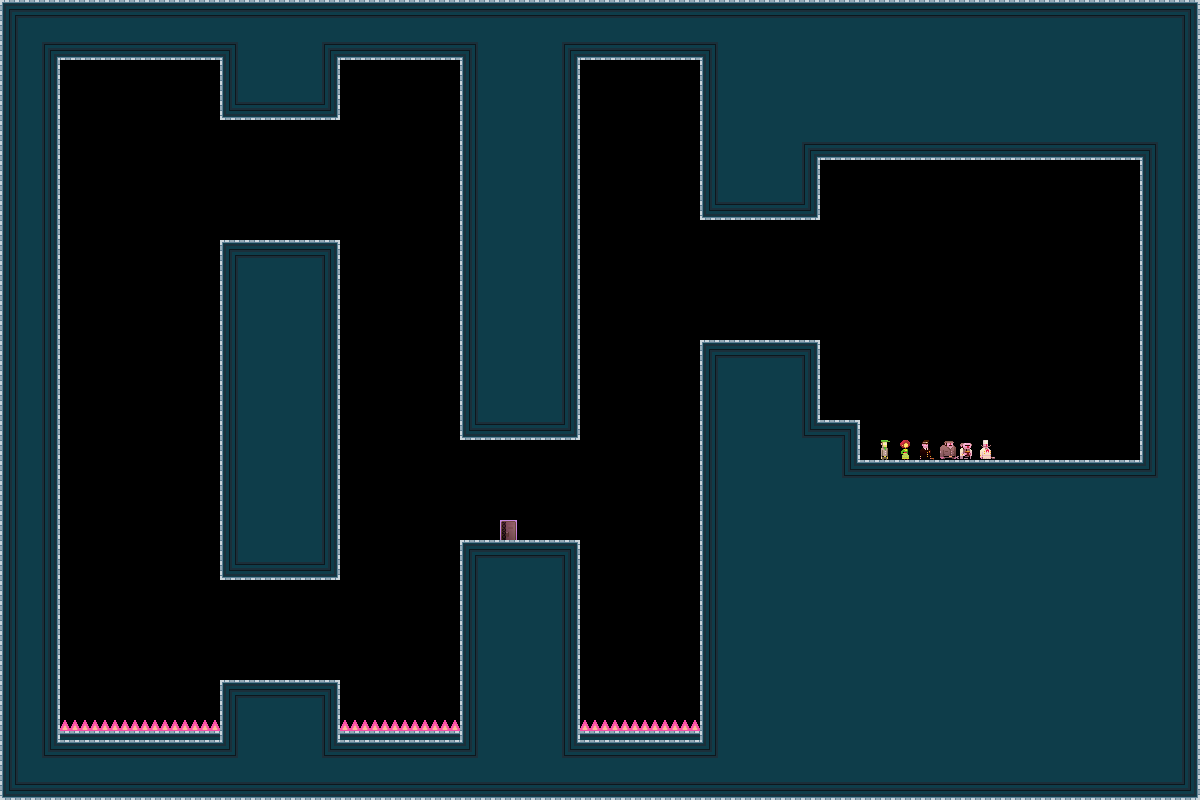

This is a level from a 2D game, rendered from its Tiled map with the project's own tilesets. A one-line summary and the map file follow, with tile-layer data summarised:
An orthogonal 60x40 tile map with 20x20 px tiles, 2 tile layers (bg, dontAutoLoad_sprites) and 20 objects.

<map version="1.0" orientation="orthogonal" width="60" height="40" tilewidth="20" tileheight="20">
 <tileset firstgid="1" name="tiles_newyork" tilewidth="20" tileheight="20">
  <image source="../Art/tiles_newyork.png" width="400" height="400" />
  <terraintypes>
   <terrain name="solid" tile="-1" />
  </terraintypes>
  <tile id="8" terrain=",,,0" />
  <tile id="9" terrain=",,0,0" />
  <tile id="10" terrain=",,0,0" />
  <tile id="11" terrain=",,0,0" />
  <tile id="12" terrain=",,0,0" />
  <tile id="13" terrain=",,0,0" />
  <tile id="14" terrain=",,0," />
  <tile id="15" terrain="0,0,0," />
  <tile id="16" terrain="0,0,,0" />
  <tile id="28" terrain=",0,,0" />
  <tile id="34" terrain="0,,0," />
  <tile id="35" terrain="0,,0,0" />
  <tile id="36" terrain=",0,0,0" />
  <tile id="48" terrain=",0,,0" />
  <tile id="54" terrain="0,,0," />
  <tile id="68" terrain=",0,,0" />
  <tile id="74" terrain="0,,0," />
  <tile id="88" terrain=",0,,0" />
  <tile id="94" terrain="0,,0," />
  <tile id="108" terrain=",0,,0" />
  <tile id="114" terrain="0,,0," />
  <tile id="128" terrain=",0,," />
  <tile id="129" terrain="0,0,," />
  <tile id="130" terrain="0,0,," />
  <tile id="131" terrain="0,0,," />
  <tile id="132" terrain="0,0,," />
  <tile id="133" terrain="0,0,," />
  <tile id="134" terrain="0,,," />
  <tile id="194" terrain="0,0,0,0" />
  <tile id="356">
   <properties>
    <property name="LargeCrate" value="" />
   </properties>
  </tile>
  <tile id="380">
   <properties>
    <property name="Andre" value="" />
   </properties>
  </tile>
  <tile id="381">
   <properties>
    <property name="Liselot" value="" />
   </properties>
  </tile>
  <tile id="382">
   <properties>
    <property name="Amsterdaam" value="" />
   </properties>
  </tile>
  <tile id="383">
   <properties>
    <property name="Worker" value="" />
   </properties>
  </tile>
  <tile id="384">
   <properties>
    <property name="Inspector" value="" />
   </properties>
  </tile>
  <tile id="385">
   <properties>
    <property name="Chef" value="" />
   </properties>
  </tile>
  <tile id="386">
   <properties>
    <property name="Exit" value="" />
   </properties>
  </tile>
  <tile id="387">
   <properties>
    <property name="Trampoline" value="" />
   </properties>
  </tile>
  <tile id="388">
   <properties>
    <property name="SmallCrate" value="" />
   </properties>
  </tile>
  <tile id="389">
   <properties>
    <property name="SugarBag" value="" />
   </properties>
  </tile>
 </tileset>
 <layer name="bg" width="60" height="40">
  <data>[2400 cells, 1372 non-empty, 30 distinct tile ids]</data>
 </layer>
 <objectgroup name="boxes" width="60" height="40">
  <object x="0" y="0" width="1200" height="60" />
  <object x="0" y="60" width="60" height="740" />
  <object x="1140" y="60" width="60" height="740" />
  <object x="60" y="740" width="1080" height="60" />
  <object x="220" y="60" width="120" height="60" />
  <object x="220" y="240" width="120" height="340" />
  <object x="220" y="680" width="120" height="60" />
  <object x="460" y="60" width="120" height="380" />
  <object x="460" y="540" width="120" height="200" />
  <object x="700" y="340" width="120" height="400" />
  <object x="700" y="60" width="120" height="160" />
  <object x="820" y="460" width="320" height="280" />
  <object x="820" y="60" width="320" height="100" />
  <object x="160" y="240">
   <polyline points="0,0 0,440" />
  </object>
  <object x="340" y="240">
   <polyline points="0,0 0,440" />
  </object>
  <object x="580" y="340">
   <polyline points="0,0 0,320" />
  </object>
  <object x="820" y="420" width="40" height="40" />
 </objectgroup>
 <layer name="dontAutoLoad_sprites" width="60" height="40">
  <data>[2400 cells, 7 non-empty, 7 distinct tile ids]</data>
 </layer>
 <objectgroup name="dontAutoLoad_death" width="60" height="40">
  <object x="60" y="720" width="160" height="20" />
  <object x="340" y="720" width="120" height="20" />
  <object x="580" y="720" width="120" height="20" />
 </objectgroup>
</map>
